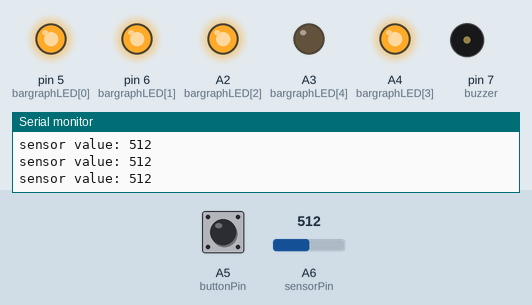
Bench run of a sketch on a simulated Arduino Nano, built with avr-gcc and run on an emulated ATmega328P. Shown: output pins drawn as LEDs (lit = HIGH), buzzer (waves = sounding), the last lines printed to the serial monitor. Inputs (shaded band) come from the test bench; at power-on: A6 (sensorPin) = 512, A5 (buttonPin) HIGH.

Above: at 1.2 s.
1.3 s: A6 (sensorPin) set to 673
4.3 s: A6 (sensorPin) set to 699
At 4.8 s:
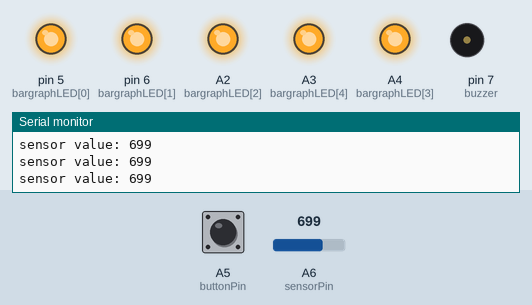
5.8 s: A5 (buttonPin) pulled LOW for 0.15 s
At 5.88 s:
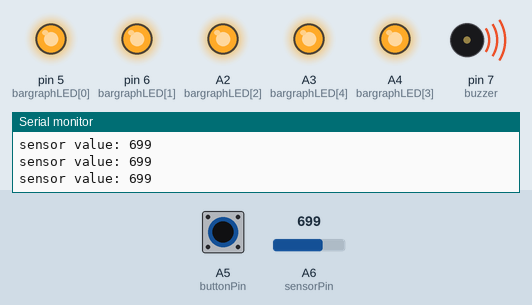
7.4 s: A6 (sensorPin) set to 0
At 8.4 s:
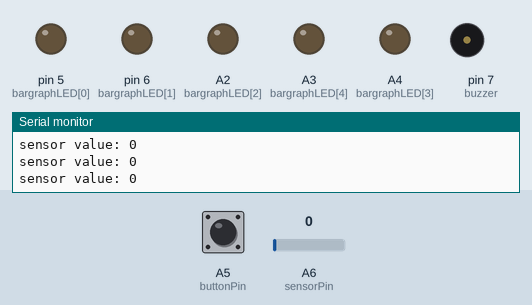
8.9 s: A5 (buttonPin) pulled LOW for 1 s
At 9.7 s:
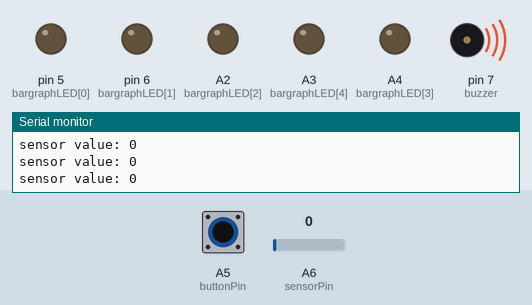
11.4 s: A6 (sensorPin) set to 122
At 12.0 s:
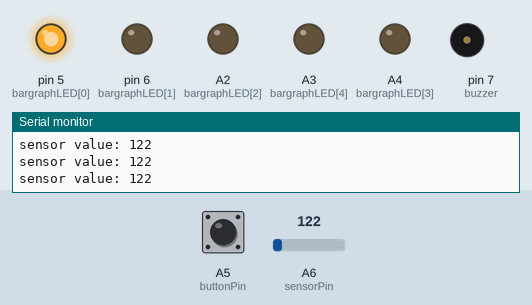
Timing chart, 0 to 13.9 s (numbered marks = the images above; inputs shaded):
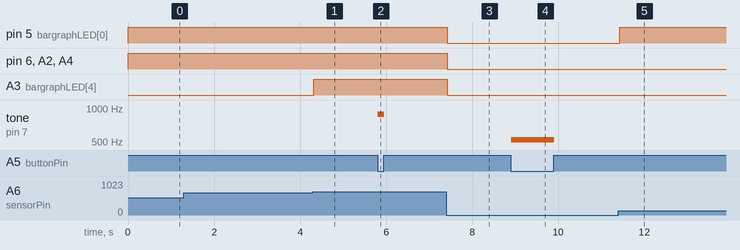

Measured:
- the behaviour switches between 680 and 681 on A6 (sensorPin) (found by bisection; images 0 and 1)
- after the input at 4.3 s, A3 (bargraphLED[4]): LOW → HIGH at once
- after the input at 5.8 s, tone on pin 7 (buzzer): silent → 881 Hz at once, → silent 0.16 s later
- after the input at 7.4 s, pin 5 (bargraphLED[0]), pin 6 (bargraphLED[1]), A2 (bargraphLED[2]), A3 (bargraphLED[4]), A4 (bargraphLED[3]): HIGH → LOW at once
- after the input at 8.9 s, tone on pin 7 (buzzer): silent → 523 Hz at once, → silent 1.0 s later
- after the input at 11.4 s, pin 5 (bargraphLED[0]): LOW → HIGH at once

The sketch:

Theramin.ino
```cpp
// (licence header left out)
// Create variables for the pins we'll be using

int sensorPin = A6;
int buttonPin = A5;
int buzzer = 7;
int bargraphLED[5] = {5,6,A2,A4,A3};

// Set the highest and lowest frequencies
// (Change these and see what happens)

int highestFrequency = 1047; // C6
int lowestFrequency = 523; // C5

void setup()
{
  int x;

  // Initialize the pins we'll be using

  pinMode(sensorPin, INPUT);
  pinMode(buzzer, OUTPUT);
  pinMode(buttonPin, INPUT_PULLUP);

  for (x = 0; x <= 4; x++)
  {
    pinMode(bargraphLED[x],OUTPUT);
  }

  // Initialize the serial monitor

  Serial.begin(9600);
}

void loop()
{
  int sensorValue;
  int frequency;

  // Read the sensor value (will be 0 to 255):

  sensorValue = analogRead(sensorPin);

  // Print out the sensor reading:

  Serial.print("sensor value: ");
  Serial.println(sensorValue);

  // Display the sensor reading on the bar graph LEDs:

  barGraph(sensorValue);

  // Play a tone based on the light level:

  // The light sensor will return a value from 0 to 1023,
  // but we want to map this to a specific range of frequencies.
  // We'll use a built-in fuction called "map" that transforms one range
  // of values (0 to 1023) to another (lowestFrequency to highestFrequency):

  frequency = map(sensorValue,0,1023,lowestFrequency,highestFrequency);

  if (digitalRead(buttonPin) == LOW) // If the button is pressed:
  {
    tone(buzzer,frequency);
  }
  else
  {
    noTone(buzzer);
  }
}

void barGraph(int value)
{
  // Create a LED bargraph using value as an input.
  // Value should be in the range 0 to 1023.

  int x;

  // Step through the bargraph LEDs,
  // Turn them on or off depending on value.

  // Value will be in the range 0 to 1023.
  // There are 6 LEDs in the bargraph.
  // 1023 divided by 5 is 204, so 204 will be our threshold
  // between each LED (0,42,84, etc.)

  for (x=0; x <= 4; x++)
  {
    if (value > (x*170) )
    {
      digitalWrite(bargraphLED[x], HIGH);
    }
    else
    {
      digitalWrite(bargraphLED[x], LOW);
    }
  }
}
```
